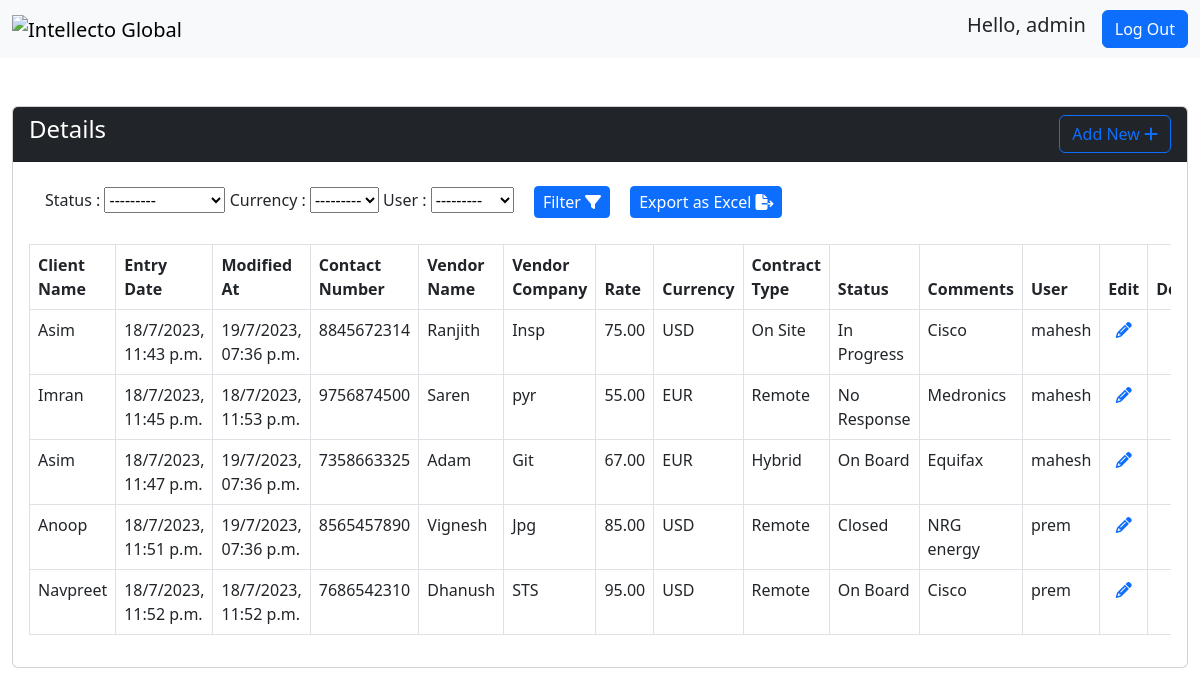
Page / (signed in) on the earlier database version.
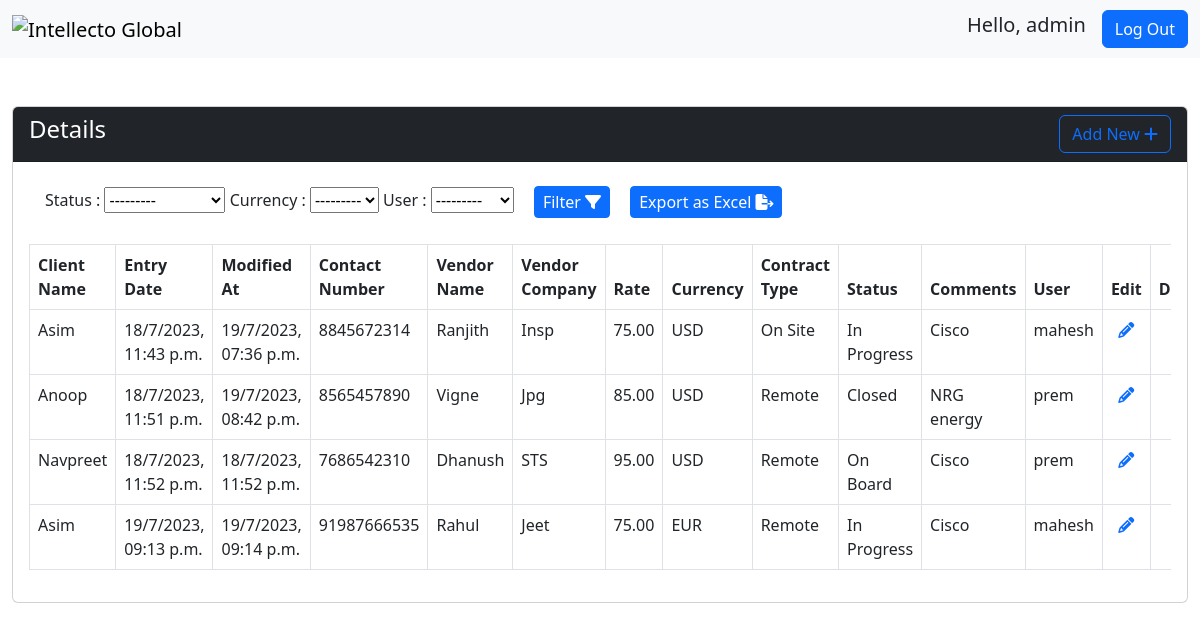
Same page on the later database version.
### app/models.py (models this page shows, shortened)
class MyTable(models.Model):
    user = models.ForeignKey(User, on_delete=models.CASCADE)
    date = models.DateTimeField(auto_now_add=True)
    modified_at = models.DateTimeField(auto_now=True)
    contact_number_validator = RegexValidator(regex=r'^\+?1?\d{9,15}$', message="Contact number must be entered in the format: '+999999999'. Up to 15 digits allowed.")
    contact_number = models.CharField(validators=[contact_number_validator],max_length=15)
    client_name = models.CharField(max_length=20)
    vendor_name = models.CharField(max_length=20)
    vendor_company = models.CharField(max_length=20)
    rate = models.DecimalField(max_digits=8, decimal_places=2)
    currency_choices = [
        ('USD', 'USD'),
        ('EUR', 'EUR'),
        ('GBP', 'GBP'),
    ]
    currency = models.CharField(max_length=10, choices=currency_choices)
    contract_choices = [
            ('Remote', 'Remote'),
            ('On Site', 'On Site'),
            ('Hybrid', 'Hybrid'),
        ]
    contract_type = models.CharField(max_length=20, choices=contract_choices)
    status_choices = [
            ('On Board', 'On Board'),
            ('In Progress', 'In Progress'),
            ('No Response', 'No Response'),
            ('Closed', 'Closed'),
        ]
    status = models.CharField(max_length=20, choices=status_choices)
    comments = models.CharField(max_length=100)

### app/views.py (the view)
# urls.py: path('',views.details,name='details'),
@login_required(login_url='signin')
def details(request):
    try:
        if request.user.is_superuser:
            details = MyTable.objects.all()
        else:
            details = MyTable.objects.filter(user=request.user)
        filter = FormFilter(request.GET, queryset=details)
        details = filter.qs
        return render(request, 'details.html', {'details': details, 'filter': filter})
    except Exception as e:
        return HttpResponseServerError(f"An error occurred: {str(e)}")

### app/templates/details.html (shortened to what this page needs)
{% extends 'base.html' %}
{% block content %}
<div class="container-fluid">
    <div class="card mt-5">
        <div class="card-header text-bg-dark d-flex justify-content-between">
            <h4 class="text-center">Details</h4>
            <a href="{% url 'add' %}" class="btn btn-outline-primary">Add New <i class="fa-solid fa-plus"></i></a>
        </div>
        <div class="card-body">
            <div class="mt-2">
                <form method="get">
                    <label class="form-label ms-3">Status : </label>
                    {{filter.form.status}}
                    <label class="form-label">Currency : </label>
                    {{filter.form.currency}}
                    {% if user.is_superuser %}
                    <label class="form-label">User : </label>
                    {{filter.form.user}}
                    {% endif %}
                    <button class="btn btn-primary btn-sm ms-3" type="submit">Filter <i class="fa-solid fa-filter"></i></button>
                    <a class="btn btn-primary btn-sm ms-3" href="{% url 'export' %}">Export as Excel <i class="fa-solid fa-file-export"></i></a>
                </form>
            </div>
            <div class="table-responsive">
                <table class="table table-bordered mt-4">
                    <thead>
                        <tr>
                            <th>Client Name</th>
                            <th>Entry Date</th>
                            <th>Modified At</th>
                            <th>Contact Number</th>
                            <th>Vendor Name</th>
                            <th>Vendor Company</th>
                            <th>Rate</th>
                            <th>Currency</th>
                            <th>Contract Type</th>
                            <th>Status</th>
                            <th>Comments</th>
                            {% if user.is_superuser %}
                            <th>User</th>
                            {% endif %}
                            <th>Edit</th>
                            <th>Delete</th>
                        </tr>
                    </thead>
                    <tbody>
                        {% for i in details %}
                        <tr>
                            <td>{{i.client_name}}</td>
                            <td>{{i.date | date:"j/n/Y, h:i a"}}</td>
                            <td>{{i.modified_at|date:"j/n/Y, h:i a"}}</td>
                            <td>{{i.contact_number}}</td>
                            <td>{{i.vendor_name}}</td>
                            <td>{{i.vendor_company}}</td>
                            <td>{{i.rate}}</td>
                            <td>{{i.currency}}</td>
                            <td>{{i.contract_type}}</td>
                            <td>{{i.status}}</td>
                            <td>{{i.comments}}</td>
                            {% if user.is_superuser %}
                            <td>{{i.user}}</td>
                            {% endif %}
                            <td class="text-center"><a href="{% url 'edit' i.id %}"><i
                                        class="fa-solid fa-pencil"></i></a></td>
                            <td class="text-center"></td>
                        </tr>
                        {% endfor %}
                    </tbody>
                </table>
            </div>
        </div>
    </div>
</div>
{% endblock %}

### app/templates/base.html (shortened to what this page needs)
<!DOCTYPE html>
<html lang="en">
<head>
  <link href="https://cdn.jsdelivr.net/npm/bootstrap@5.3.0-alpha1/dist/css/bootstrap.min.css" rel="stylesheet"
>
</head>
<body class="bg-image">
  <nav class="navbar navbar-expand-sm bg-light">
    <div class="container-fluid">
      <a class="navbar-brand" href="{% url 'details' %}">
        <img src="https://intellectoglobal.com/wp-content/uploads/2022/04/IG-Logo.svg" alt="Intellecto Global"
          width="300" height="58">
      </a>
      <div class="collapse navbar-collapse justify-content-end" id="mynavbar">
        {% if user.is_authenticated %}
        <h5 class="me-3">Hello, {{user.username}}</h5>
        <a href="{% url 'signout' %}"><button class="btn btn-primary">Log Out</button></a>
        {% endif %}
      </div>
    </div>
  </nav>
  {% block content %}
  {% endblock content %}
</body>
</html>

### app/templates/base.html (style rules this page uses)
.bg-image { background-image: url('https://www.10wallpaper.com/wallpaper/1366x768/1606/Internet_Business_Technology_HD_Wallpaper_16_1366x768.jpg'); background-size: cover; background-repeat: no-repeat; height: 100vh; }

### app/templates/details.html (style rules this page uses)
.btn-sm { font-size: 16px; padding: 0.20rem 0.5rem; }

Differences in the rows shown:
removed MyTable: client_name "Imran", date "18/7/2023, 11:45 p.m.", modified_at "18/7/2023, 11:53 p.m.", contact_number "9756874500", vendor_name "Saren", vendor_company "pyr", rate "55.00", currency "EUR", contract_type "Remote", status "No Response", comments "Medronics", user "mahesh"
removed MyTable: client_name "Asim", date "18/7/2023, 11:47 p.m.", modified_at "19/7/2023, 07:36 p.m.", contact_number "7358663325", vendor_name "Adam", vendor_company "Git", rate "67.00", currency "EUR", contract_type "Hybrid", status "On Board", comments "Equifax", user "mahesh"
changed MyTable "Anoop": modified_at "19/7/2023, 07:36 p.m." → "19/7/2023, 08:42 p.m."; vendor_name "Vignesh" → "Vigne"
added MyTable: client_name "Asim", date "19/7/2023, 09:13 p.m.", modified_at "19/7/2023, 09:14 p.m.", contact_number "91987666535", vendor_name "Rahul", vendor_company "Jeet", rate "75.00", currency "EUR", contract_type "Remote", status "In Progress", comments "Cisco", user "mahesh"
